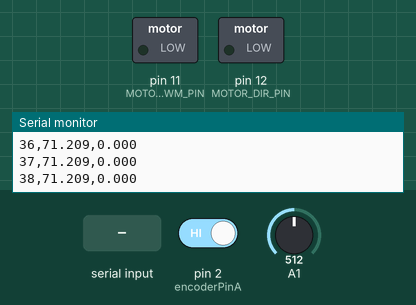
Bench run of a sketch on a simulated Arduino Uno, built with avr-gcc and run on an emulated ATmega328P. Parts: switched loads named in the sketch (green lamp = pin HIGH), the last lines printed to the serial monitor. Inputs (shaded band) come from the test bench; at power-on: pin 2 (encoderPinA) HIGH, A1 = 512.

Above: at 1.2 s.
1.3 s: "5\n" received over Serial
At 2.5 s:
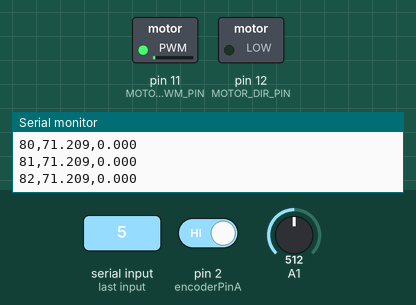
2.8 s: "90\n" received over Serial
At 3.8 s:
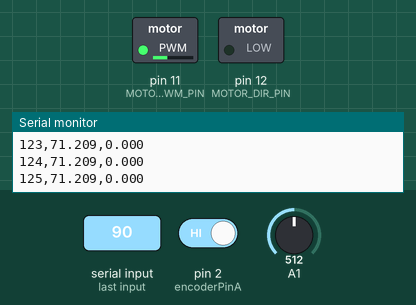
4.3 s: "200\n" received over Serial
At 5.0 s:
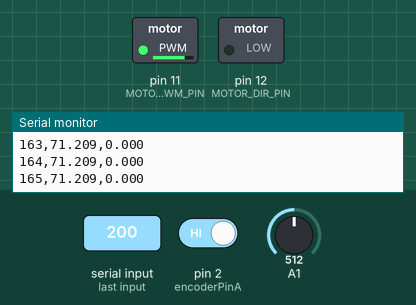
Timing chart, 0 to 7.3 s (numbered marks = the images above; inputs shaded):
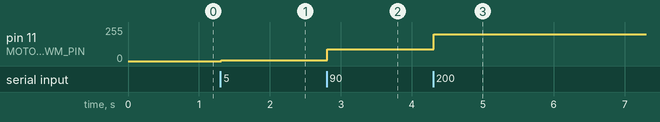

Measured:
- after the input at 1.3 s, pin 11 (MOTOR_PWM_PIN): 0/255 → 5/255 at once
- after the input at 2.8 s, pin 11 (MOTOR_PWM_PIN): 5/255 → 90/255 at once
- after the input at 4.3 s, pin 11 (MOTOR_PWM_PIN): 90/255 → 200/255 at once

The sketch:

test_PID_CPS.ino
```cpp
// ================== Arduino — RPi 통신(115200) + 20ms 지연 + 30ms 루프 + 프레임ID/수신분류 ==================
#include <Arduino.h>
#include <math.h>

// ---------------- 핀 설정 ----------------
const int MOTOR_DIR_PIN = 12;
const int MOTOR_PWM_PIN = 11;

const int encoderPinA   = 2;   // 인터럽트 핀 (A상)
const int encoderPinB   = 7;   // B상

volatile long encoderCount = 0;

// ---------------- 센서/보정 상수 ----------------
float  ADCvalue      = 0.0f;
float  currentAngle  = 0.0f;
const float ADCmin   = 104.0f;
const float ADCmax   = 919.0f;
const float ANGLE_OFFSET = 77.3f - 1.73f + 34.0f - 1.0f; // 사용 오프셋

// ---------------- 타겟 ----------------
double targetAngle    = 0.0;
double targetPosition = 0.0;

// ---------------- 출력(y) / 입력(u) ----------------
double angErr = 0.0;   // 각도 오차
double posErr = 0.0;   // 위치 오차
double u_rx   = 0.0;   // 이번 주기에 받은 u
double u_last = 0.0;   // 직전 주기 u (ZOH)

// ---------------- 타이밍 ----------------
unsigned long lastControlTime         = 0;
const unsigned long controlIntervalMs = 30;     // 주기 30ms
const unsigned long actuationDelayUs  = 20000;  // 지연 20ms

bool isRunning = true;

// ---------------- 프레임/진단 ----------------
uint32_t frameId = 0;               // y에 붙는 프레임 번호(증가)
uint32_t recv_dup_same_fid = 0;     // 같은 fid로 u가 2번 이상 옴
uint32_t recv_late_old_fid = 0;     // 옛날(fid < current) u 도착
uint32_t recv_future_fid   = 0;     // 미래(fid > current) u 도착(이상)
uint32_t miss_no_u_in_win  = 0;     // 20ms 창에서 u를 못 받은 횟수

// ---------------- 유틸 ----------------
inline float getCartDistanceM() {
  // 엔코더 255 CPR 가정
  return (encoderCount * 2.0f * PI) / 255.0f;
}

inline void moveMotor(int pwm, bool forward) {
  digitalWrite(MOTOR_DIR_PIN, forward ? HIGH : LOW);
  analogWrite(MOTOR_PWM_PIN, pwm);
}

inline void stopMotor() { analogWrite(MOTOR_PWM_PIN, 0); }

// ---------------- 엔코더 ISR ----------------
void updateEncoder() {
  bool A = digitalRead(encoderPinA);
  bool B = digitalRead(encoderPinB);
  if (A == B) encoderCount++; else encoderCount--;
}

// ---------------- 시리얼 수신(u) 파싱: "fid,u" 또는 단일 "u" 허용 ----------------
bool tryReadU(uint32_t &fid_out, double &u_out) {
  static char buf[40];
  static uint8_t idx = 0;

  while (Serial.available() > 0) {
    char c = Serial.read();
    if (c == '\r') continue;
    if (c == '\n') {
      buf[idx] = '\0'; idx = 0;
      if (buf[0] == '\0') continue;

      // 콤마가 있으면 "fid,u" 시도
      char *comma = strchr(buf, ',');
      if (comma) {
        *comma = '\0';
        char *s0 = buf;
        char *s1 = comma + 1;
        unsigned long fid = strtoul(s0, nullptr, 10);
        double uval = atof(s1);
        fid_out = (uint32_t)fid;
        u_out   = uval;
        return true;
      } else {
        // 구버전 호환: "u"만 온 경우 → 현재 프레임으로 간주(권장 X)
        fid_out = frameId;
        u_out   = atof(buf);
        return true;
      }
    }
    if (idx < sizeof(buf) - 1) buf[idx++] = c;
  }
  return false;
}

// ---------------- 설정 ----------------
void setup() {
  Serial.begin(115200);  // 고정
  pinMode(MOTOR_DIR_PIN, OUTPUT);
  pinMode(MOTOR_PWM_PIN, OUTPUT);
  pinMode(encoderPinA, INPUT_PULLUP);
  pinMode(encoderPinB, INPUT_PULLUP);
  attachInterrupt(digitalPinToInterrupt(encoderPinA), updateEncoder, CHANGE);

  // 쉼표 없는 안내 (라즈베리 파서 혼선 방지)
  Serial.println("Arduino ready @115200 30ms loop 20ms delay with fid");
}

// ---------------- 메인 루프 ----------------
void loop() {
  if (!isRunning) return;

  unsigned long now = millis();
  if (now - lastControlTime < controlIntervalMs) return;
  lastControlTime += controlIntervalMs;

  // 1) 각도 계산
  ADCvalue = analogRead(A1);
  currentAngle = (ADCvalue - ADCmin) * 360.0f / (ADCmax - ADCmin);
  currentAngle = constrain(currentAngle, 0.0f, 360.0f);
  currentAngle += ANGLE_OFFSET;
  if (currentAngle < 0.0f)    currentAngle += 360.0f;
  if (currentAngle >= 360.0f) currentAngle -= 360.0f;

  float relativeAngle = currentAngle;
  if (relativeAngle > 180.0f) relativeAngle -= 360.0f;

  // 2) 오차
  angErr = (double)targetAngle    - (double)relativeAngle;
  posErr = (double)targetPosition - (double)getCartDistanceM();

  // 3) 타임스탬프/데드라인
  uint32_t t_calc   = micros();
  uint32_t deadline = t_calc + (uint32_t)actuationDelayUs;

  // 4) y 전송: "fid,angErr,posErr"
  Serial.print(frameId); Serial.write(',');
  Serial.print(angErr, 3); Serial.write(',');
  Serial.println(posErr, 3);

  // 5) 20ms 창: u 수신(첫 수신만 채택), 분류 카운트
  bool gotU = false;
  double u_tmp = 0.0;
  uint32_t u_fid = 0;

  while ((int32_t)(micros() - deadline) < 0) {
    uint32_t f_in; double u_in;
    if (tryReadU(f_in, u_in)) {
      if (f_in == frameId) {
        if (!gotU) { gotU = true; u_tmp = u_in; u_fid = f_in; }
        else       { recv_dup_same_fid++; /* 중복 도착 */ }
      } else if (f_in < frameId) {
        recv_late_old_fid++;  // 늦게 도착한 이전 프레임의 u
      } else {
        recv_future_fid++;    // 미래 프레임의 u (이상)
      }
    }
    delayMicroseconds(150);
  }

  // 6) 적용
  double u_to_apply = gotU ? u_tmp : u_last;
  if (!gotU) miss_no_u_in_win++;

  double u_cmd = -u_to_apply; // 네거티브 피드백
  int pwmValue = constrain((int)fabs(u_cmd), 0, 255);
  bool forward = (u_cmd > 0.0);
  moveMotor(pwmValue, forward);
  u_last = u_to_apply;

  // 7) 다음 프레임
  frameId++;
}
```
